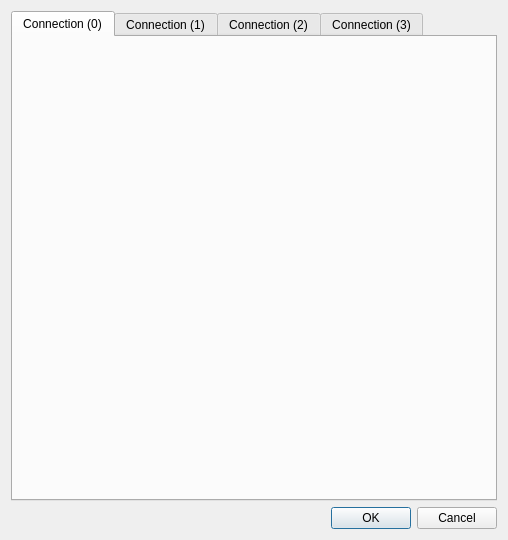
<?xml version="1.0" encoding="UTF-8"?>
<ui version="4.0">
 <class>ConfigureXCPOverEthernetDialog</class>
 <widget class="QDialog" name="ConfigureXCPOverEthernetDialog">
  <property name="geometry">
   <rect>
    <x>0</x>
    <y>0</y>
    <width>508</width>
    <height>540</height>
   </rect>
  </property>
  <property name="windowTitle">
   <string>XCP over ethernet configuration</string>
  </property>
  <property name="windowIcon">
   <iconset resource="../Icons.qrc">
    <normaloff>:/Icons/car.png</normaloff>:/Icons/car.png</iconset>
  </property>
  <layout class="QVBoxLayout" name="verticalLayout">
   <item>
    <widget class="QTabWidget" name="tabWidget">
     <property name="currentIndex">
      <number>0</number>
     </property>
     <widget class="ConfigureXCPOverEthernetWidget" name="tabConnection_0">
      <attribute name="title">
       <string>Connection (0)</string>
      </attribute>
     </widget>
     <widget class="ConfigureXCPOverEthernetWidget" name="tabConnection_1">
      <attribute name="title">
       <string>Connection (1)</string>
      </attribute>
     </widget>
     <widget class="ConfigureXCPOverEthernetWidget" name="tabConnection_2">
      <attribute name="title">
       <string>Connection (2)</string>
      </attribute>
     </widget>
     <widget class="ConfigureXCPOverEthernetWidget" name="tabConnection_3">
      <attribute name="title">
       <string>Connection (3)</string>
      </attribute>
     </widget>
    </widget>
   </item>
   <item>
    <widget class="QDialogButtonBox" name="buttonBox">
     <property name="orientation">
      <enum>Qt::Horizontal</enum>
     </property>
     <property name="standardButtons">
      <set>QDialogButtonBox::Cancel|QDialogButtonBox::Ok</set>
     </property>
    </widget>
   </item>
  </layout>
 </widget>
 <customwidgets>
  <customwidget>
   <class>ConfigureXCPOverEthernetWidget</class>
   <extends>QWidget</extends>
   <header>ConfigureXcpOverEthernetWidget.h</header>
   <container>1</container>
  </customwidget>
 </customwidgets>
 <resources>
  <include location="../Icons.qrc"/>
 </resources>
 <connections>
  <connection>
   <sender>buttonBox</sender>
   <signal>accepted()</signal>
   <receiver>ConfigureXCPOverEthernetDialog</receiver>
   <slot>accept()</slot>
   <hints>
    <hint type="sourcelabel">
     <x>248</x>
     <y>254</y>
    </hint>
    <hint type="destinationlabel">
     <x>157</x>
     <y>274</y>
    </hint>
   </hints>
  </connection>
  <connection>
   <sender>buttonBox</sender>
   <signal>rejected()</signal>
   <receiver>ConfigureXCPOverEthernetDialog</receiver>
   <slot>reject()</slot>
   <hints>
    <hint type="sourcelabel">
     <x>316</x>
     <y>260</y>
    </hint>
    <hint type="destinationlabel">
     <x>286</x>
     <y>274</y>
    </hint>
   </hints>
  </connection>
 </connections>
</ui>
